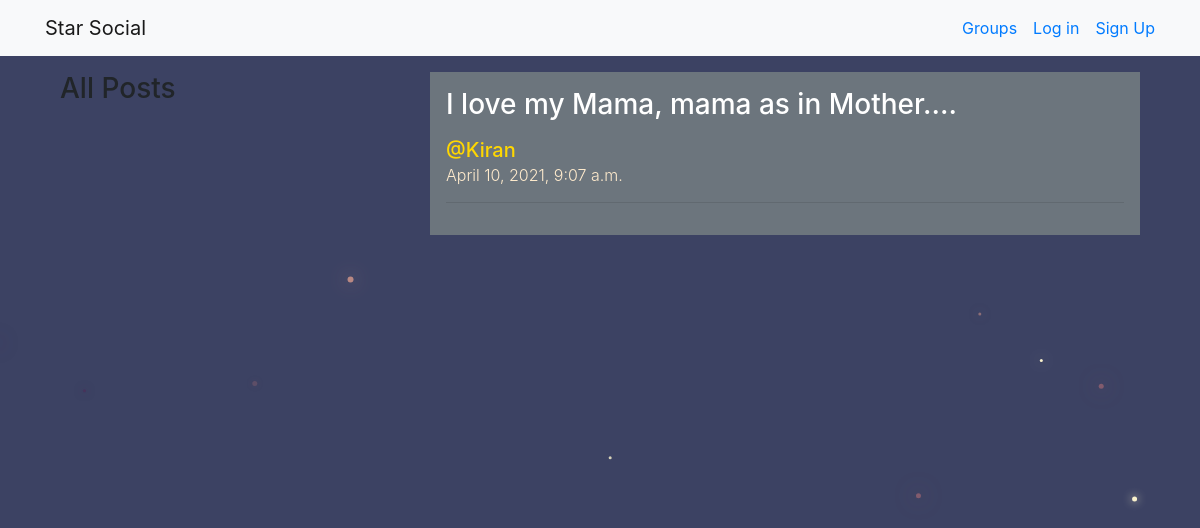
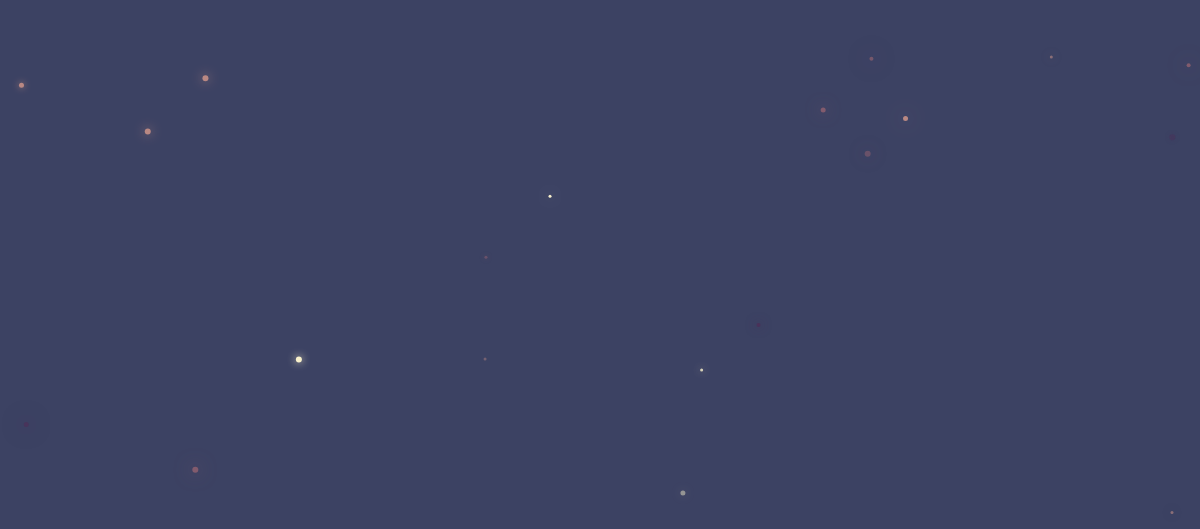
The app's page /posts/, older data (2 pictures, top to bottom).
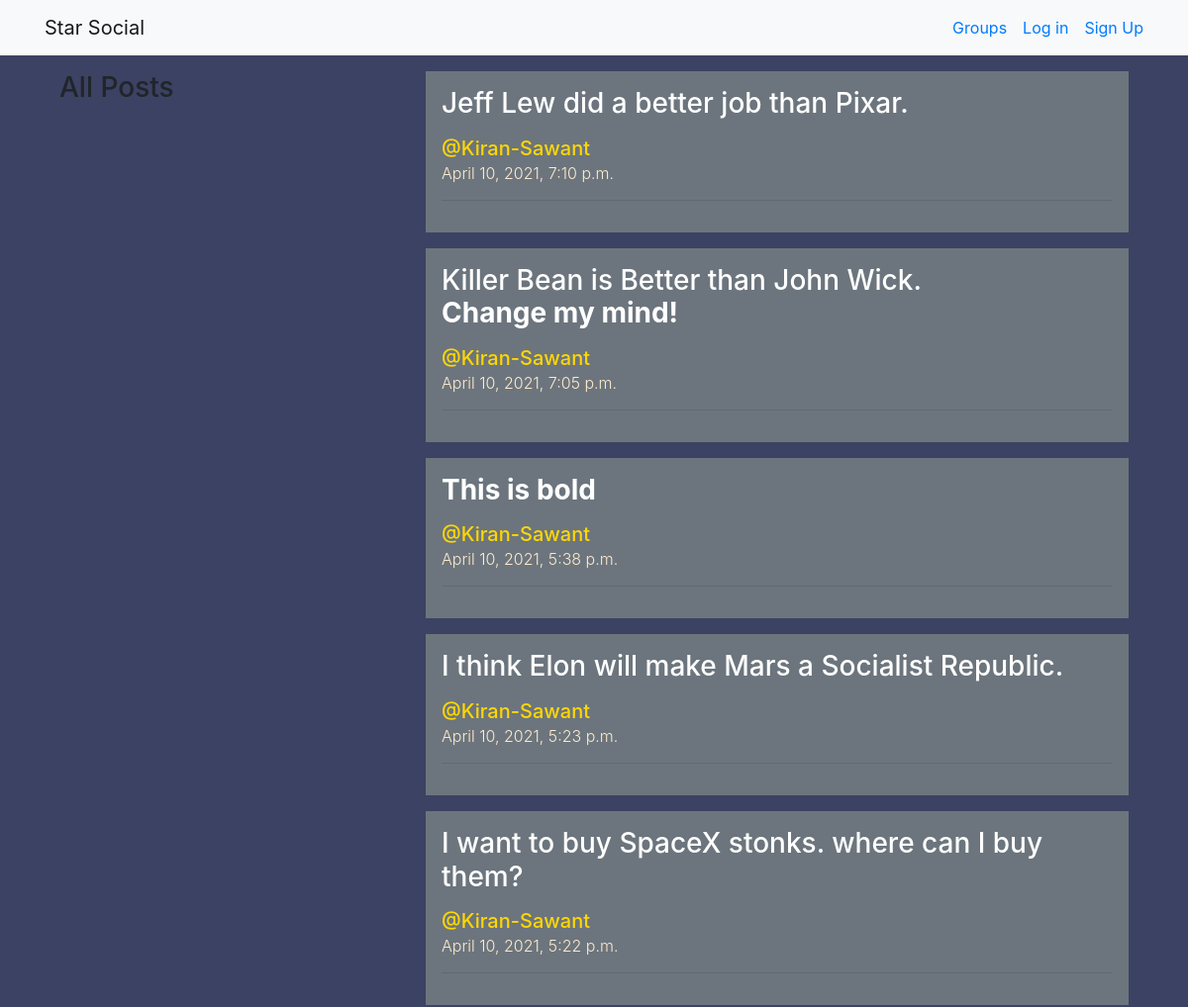
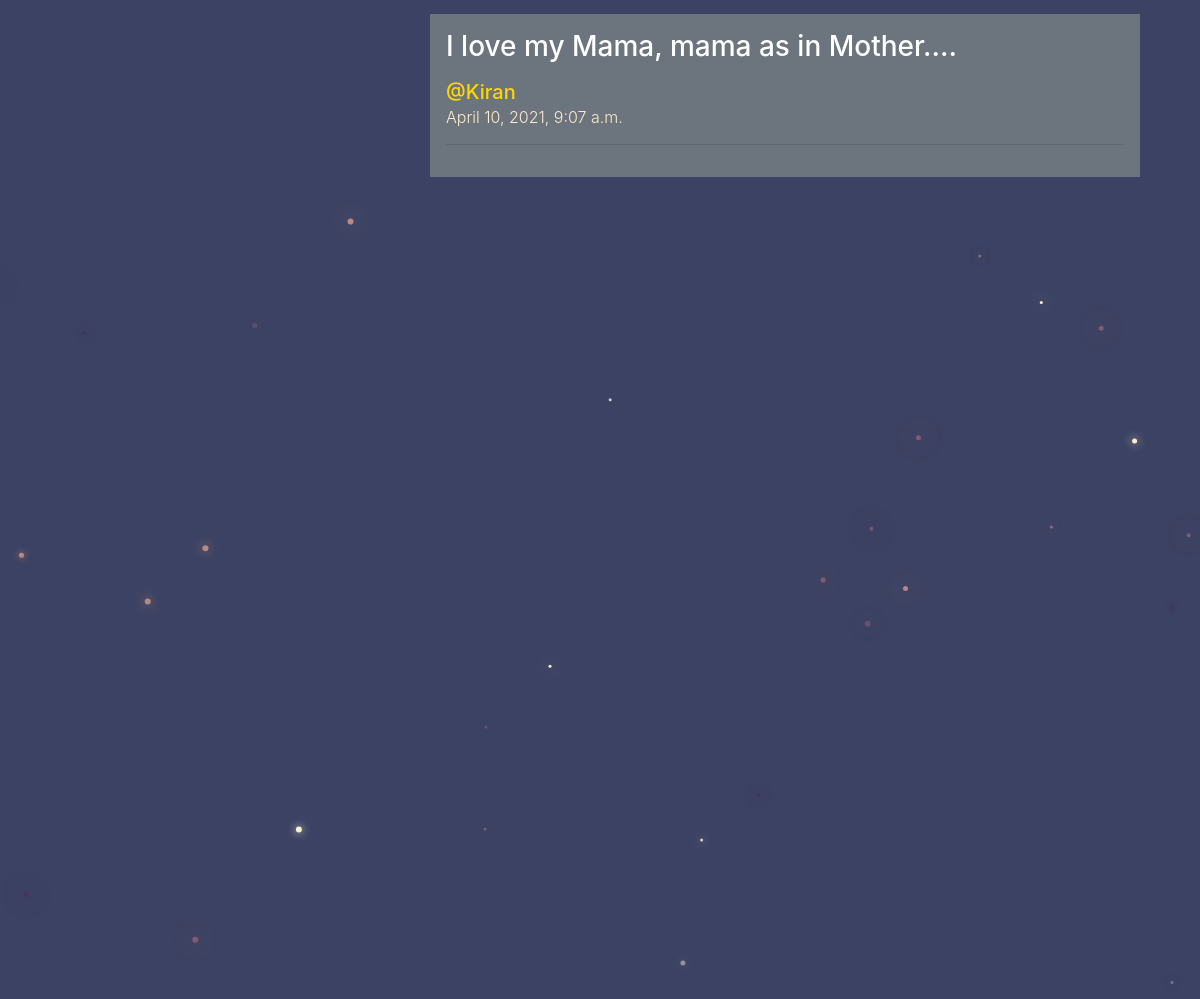
The same page, newer data (2 pictures, top to bottom).
### posts/models.py (models this page shows, shortened)
class Post(models.Model):
    user = models.ForeignKey(User, related_name='posts', on_delete=models.CASCADE)
    created_on = models.DateTimeField(auto_now=True)
    message = models.TextField()
    message_html = models.TextField(editable=False)
    group = models.ForeignKey(Group, related_name='posts', null=True, blank=True, on_delete=models.CASCADE)
    class Meta:
        ordering = ['-created_on']
        unique_together = ['user', 'message']

### posts/views.py (the view)
# urls.py: path('', views.PostList.as_view(), name='all'),
class PostList(SelectRelatedMixin, gen.ListView):
    model = models.Post
    select_related = ('user', 'group')
    paginate_by = 6

### posts/templates/posts/post_list.html (shortened to what this page needs)
{% extends 'posts/post_base.html' %}
{% block prepost %}
    <div class="col-md-4 mt-3">
            <h3>All Posts</h3>
    </div>
{% endblock %}
{% block post_content %}
    <div class="col-md-8 mt-3">
        {% for post in post_list %}
            <a href="{% url 'posts:single' username=post.user.username pk=post.id %}" style="color: white;">
                {% include 'posts/_post.html' %}
            </a>
        {% endfor %}
    </div>
{% endblock post_content %}

### posts/templates/posts/post_base.html (shortened to what this page needs)
{% extends 'accounts/base.html' %}
{% block content %}
    <div class="posts-page">
        <div class="container" style="overflow: hidden;">
            <div class="row">
                {% block prepost %}{% endblock prepost %}
                {% block post_content %}{% endblock post_content %}
            </div>
        </div>
    </div>
{% endblock %}

### templates/accounts/base.html (shortened to what this page needs)
<!DOCTYPE html>
<html lang="en">
{% load static %}
<head>
    <link rel="stylesheet" href="https://cdn.jsdelivr.net/npm/bootstrap@4.6.0/dist/css/bootstrap.min.css">
    <link rel="stylesheet" href="{% static 'starsocial/CSS/master.css' %}">
</head>
<body>
    <nav class="navbar navbar-expand-lg navbar-light bg-light mynav" role='navigation', id='navbar'>
        <div class="container">
            <a class="navbar-brand mynav" href="{% url 'home' %}">Star Social</a>
            <ul class="nav ml-auto">
                {% if user.is_authenticated %}
                    <li class="nav-item mr-3"><a href="{% url 'posts:create' %}">Post</a></li>
                    <li class="nav-item mr-3"><a href="{% url 'groups:all' %}">Groups</a></li>
                    <li class="nav-item mr-3"><a href="{% url 'groups:create' %}">Create Group</a></li>
                    <li class="nav-item"><a href="{% url 'accounts:logout' %}">Log Out</a></li>
                {% else %}
                    <li class="nav-item mr-3"><a href="{% url 'groups:all' %}">Groups</a></li>
                    <li class="nav-item mr-3"><a href="{% url 'accounts:login' %}">Log in</a></li>
                    <li class="nav-item"><a href="{% url 'accounts:signup' %}">Sign Up</a></li>
                {% endif %}
            </ul>
        </div>
    </nav>
    <div class="container mycontent">
        {% block content %}
        {% endblock %}
    </div>
    <canvas id="canvas"></canvas>
</body>
</html>

### posts/templates/posts/_post.html (shortened to what this page needs)
<div class="post media mb-3 bg-secondary p-3">
    <div class="media-body">
        {% if not trunc %}
            <h3>{{ post.message_html|safe|truncatechars_html:400 }}</h3>
        {% else %}
            <h3>{{ post.message_html|safe }}</h3>
        {% endif %}
        <h5>
            <span class="username">
                <a style="color: gold;" href="{% url 'posts:for_user'  username=post.user.username %}">
                    @{{post.user.username}}
                </a>
            </span><br>
            <time class="time">
                <a href="{% url 'posts:single' username=post.user.username pk=post.pk %}">
                    <small class="font-weight-light" style="color: blanchedalmond;">{{ post.created_on }}</small>
                </a>
            </time>
        </h5>
        <hr>
    </div>
</div>

### static/starsocial/CSS/master.css (style rules this page uses)
body { margin: 0; overflow: scroll; background-color: rgba(2, 10, 53, 0.767); }
nav { position: ; }

Row changes from the older to the newer data that the page shows:
added Post: message_html "Jeff Lew did a better job than Pixar.", user.username "Kiran-Sawant", created_on "April 10, 2021, 7:10 p.m."
added Post: message_html "Killer Bean is Better than John Wick. Change my mind!", user.username "Kiran-Sawant", created_on "April 10, 2021, 7:05 p.m."
added Post: message_html "This is bold", user.username "Kiran-Sawant", created_on "April 10, 2021, 5:38 p.m."
added Post: message_html "I think Elon will make Mars a Socialist Republic.", user.username "Kiran-Sawant", created_on "April 10, 2021, 5:23 p.m."
added Post: message_html "I want to buy SpaceX stonks. where can I buy them?", user.username "Kiran-Sawant", created_on "April 10, 2021, 5:22 p.m."
